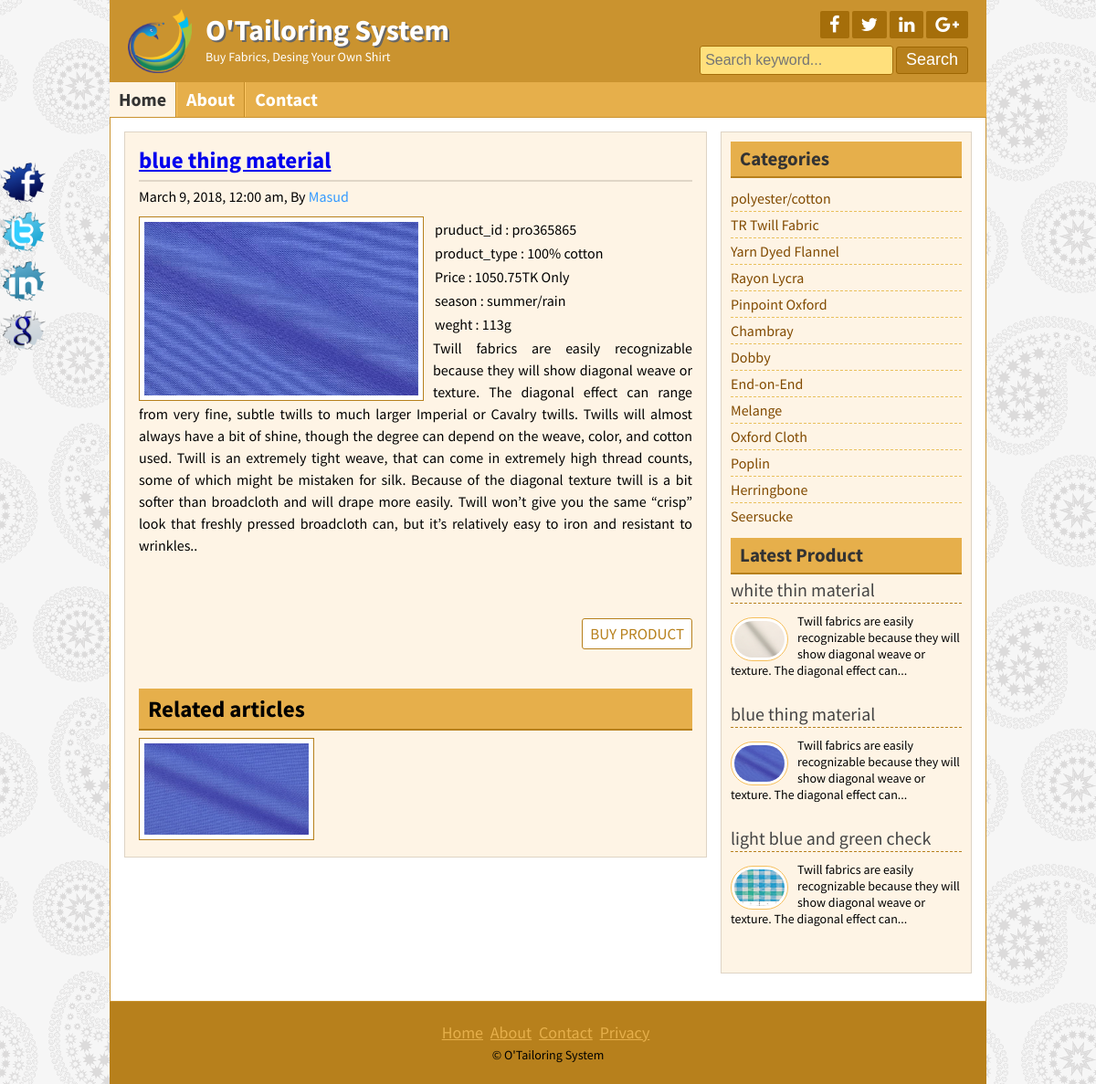
Page /post.php?product_id=pro365865 on the committed database.
### tables this page shows
CREATE TABLE `product` (
  `product_id` varchar(50) NOT NULL,
  `product_typeid` varchar(50) NOT NULL,
  `title` varchar(255) NOT NULL,
  `price` float NOT NULL,
  `body` text NOT NULL,
  `image` varchar(255) NOT NULL,
  `author` varchar(50) NOT NULL,
  `tags` varchar(255) NOT NULL,
  `date` date NOT NULL,
  `Season` varchar(50) NOT NULL,
  `weight` int(11) NOT NULL
);

CREATE TABLE `product_type` (
  `product_typeid` varchar(50) NOT NULL,
  `cid` int(11) NOT NULL,
  `product_type` varchar(100) NOT NULL
);

CREATE TABLE `catagory` (
  `catid` int(11) NOT NULL,
  `name` varchar(50) NOT NULL
);

### lib/Database.php (called while the page is built, shortened)
<?php
Class Database{
	public $host   = DB_HOST;
	public $user   = DB_USER;
	public $pass   = DB_PASS;
	public $dbname = DB_NAME;
	public $link;
	private function connectDB(){
	$this->link = new mysqli($this->host, $this->user, $this->pass, $this->dbname);
 }
	public function select($query){
		$result = $this->link->query($query) or die($this->link->error.__LINE__);
		if($result->num_rows > 0){
			return $result;
		} else {
			return false;
		}
	}
}

### helpers/format.php (called while the page is built, shortened)
<?php
class format{
    public function formatDate($date)
    {
      return date('F j, Y, g:i a', strtotime($date));
    }
     public function textShorten($text, $limit = 400)
    {
      $text = $text." ";
      $text =  substr($text, 0, $limit);
      $text = substr($text, 0, strrpos($text, ' '));
      $text = $text."...";
      return $text;
    }
}
 ?>

### post.php (the view)
<?php include "inc/header.php";?>
<?php
	if (!isset($_GET['product_id']) || $_GET['product_id'] == NULL)  {
		header("Location:404.php");
	}else{
		$product_id= $_GET['product_id'];
	}
 ?>
	<div class="contentsection contemplete clear">
		<div class="maincontent clear">
			<div class="about">
				<?php
						$query= "SELECT product.*, product_type.product_type, name
									FROM product, product_type, catagory
									WHERE product.product_typeid=product_type.product_typeid
									and product_type.cid=catagory.catid
									and product_id= '$product_id'";
						$post= $db->select($query);
						if ($post) {
							while ($result= $post->fetch_assoc()) {
					?>
				<h2><a href="post.php?product_id=<?php echo $result['product_id']; ?>"><?php echo $result['title']; ?></a></h2>
				<h4><?php echo $fm->formatDate($result['date']); ?>, By <a href="#"><?php echo $result['author']; ?></a></h4>
				<img src="admin/<?php echo $result['image']; ?>" alt="post image"/>
				 <table class="table-bordered">
					<tr>
						<td> <?php echo "pruduct_id  : ".$result['product_id'] ?></td></tr>
						<tr><td> <?php echo "product_type : ".$result['product_type'] ?></td></tr>
						<tr><td> <?php echo "Price : ".$result['price'].'TK Only' ?></td></tr>
						<tr><td> <?php echo "season : ".$result['Season'] ?></td></tr>
						<tr><td> <?php echo "weght : ".$result['weight']."g" ?></td></tr>
				</table>
				<?php echo $result['body'] ?> <br> <br> <br>
				<div class="readmore clear">
					<a href="contact.php?product_id=<?php echo $result['product_id']; ?>">BUY PRODUCT</a>
				</div> <br> <br> <br>
				<?php
				$product_typeid= $result['product_typeid'];
				?>
				<?php } ?>
				<div class="relatedpost clear">
					<h2>Related articles</h2>
					<?php
						$queryrelated= "select * from product where product_typeid = '$product_typeid' order by product_id desc";
						$relatedpost= $db->select($queryrelated);
						if ($relatedpost) {
							while ($rresult= $relatedpost->fetch_assoc()) {
					?>
					<a href="post.php?product_id=<?php echo $rresult['product_id']; ?>"><img src="admin/<?php echo $rresult['image']; ?>" alt="post image"/></a>
					<?php } }  else {
						echo 'No Related Post Available';
					}
					?>
				</div>
				<?php }  else { header("Location:404.php");  } ?>
	</div>
		</div>
<?php include "inc/sidebar.php";?>
	</div>
<?php include "inc/footer.php";?>

### inc/sidebar.php
<div class="sidebar clear">
	<div class="samesidebar clear">
		<h2>Categories</h2>
		<ul>
		<?php
			$query= "select * from catagory";
			$post= $db->select($query);
			if ($post) {
				while ($result= $post->fetch_assoc()) {
				?>
				<li><a href="posts.php?catid=<?php echo $result['catid'] ;?>"><?php echo $result['name']; ?></a></li>
				<?php } } ?>
			</ul>
	</div>
	<div class="samesidebar clear">
		<marquee><h2>Latest Product</h2></marquee>
			<?php
				$query= "select * from product limit 3";
				$post= $db->select($query);
				if ($post) {
					while ($result= $post->fetch_assoc()) {
					 ?>
			<div class="popular clear">
				<h3><a href="post.php?product_id=<?php echo $result['product_id'] ?>"><?php echo $result['title'];?></a></h3>
				<a href="post.php?product_id=<?php echo $result['product_id'] ?>"><img src="admin/<?php echo $result['image']; ?>" alt="post image"/></a>
				<p><?php echo $fm->textShorten($result['body'],120); ?></p>
			</div>
			<?php } } else { header("Location:404.php");  } ?>
	</div>
</div>

### style.css (style rules this page uses)
* { margin:0;padding:0;outline:0 }
body { font-family: 'Source Sans Pro', sans-serif;font-size:14px;line-height:18px;color:#000;background:url(images/bg.png)repeat fixed 0 0 #fff; }
.contemplete { margin: 0 auto; width: 928px; }
.clear { overflow:hidden; }
.contentsection { background: #ffffff none repeat scroll 0 0; border: 1px solid #ca932f; padding: 15px; }
.maincontent { background: #fef4e5 none repeat scroll 0 0; border: 1px solid #ded4c5; float: left; margin: 0 15px 15px 0; padding: 8px 15px; width: 606px; }
.about { font-size: 16px; line-height: 24px; text-align: justify; }
.about img { background: #fff none repeat scroll 0 0; border: 1px solid #b7801c; float: left; height: 190px; margin-right: 10px; padding: 5px; width: 300px; }
.about p { font-size: 16px; line-height: 24px; margin-bottom: 10px; text-align: justify; }
.relatedpost h2 { background: #e6af4b none repeat scroll 0 0; border-bottom: 2px solid #b7801c !important; color: #000 !important; margin-bottom: 8px !important; margin-top: 15px; padding-left: 10px !important; }
.relatedpost img { height: 100px; margin-bottom: 10px; width: 180px; }
.samepost h2, .about h2 { border-bottom: 2px solid #e0d6c7; color: #ac7511; font-size: 25px; margin-bottom: 4px; padding: 10px 10px 10px 0; }
.samepost h4,.about h4 { font-weight: normal; margin-bottom: 10px; margin-top: 0; }
.samepost h4 a, .about h4 a { text-decoration:none;color:#3399FF; }
.readmore { float: right; margin-top: 10px; }
.readmore a { background: #fff none repeat scroll 0 0; border: 1px solid #b7801c; border-radius: 3px; color: #b7801c; display: block; font-size: 17px; padding: 4px 8px; text-decoration: none; }
.sidebar { background: #fef4e5 none repeat scroll 0 0; border: 1px solid #ded4c5; float: right; margin-bottom: 15px; margin-top: 0; padding: 10px; width: 253px; }
.samesidebar { margin-bottom: 10px; }
.samesidebar h2 { background: #e6af4b none repeat scroll 0 0; border-bottom: 2px solid #b7801c; color: #333; margin-bottom: 8px; padding: 10px; }
.samesidebar ul { padding:0;margin:0;list-style:none; }
.samesidebar ul li { border-bottom: 1px dashed #e9c05c; font-size: 16px; padding: 5px 8px 5px 0; }
.samesidebar ul li:last-child { border-bottom: 0px dashed #e9c05c; }
.samesidebar ul li a { color: #814a00; text-decoration: none; }
.samesidebar p { margin-bottom: 10px; }
.popular { margin-bottom: 20px; }
.popular h3 { border-bottom: 1px dashed #b7801c; font-size: 20px; font-weight: normal; margin-bottom: 10px; padding-bottom: 5px; }
.popular h3 a { text-decoration:none;color:#444 }
.popular img { background: #fff none repeat scroll 0 0; border: 1px solid #f6bf5b; border-radius: 30px; float: left; height: 40px; margin-right: 10px; margin-top: 5px; padding: 3px; width: 55px; }

### rows in the picture
product: title "blue thing material", date "March 9, 2018, 12:00 am", author "Masud", image (picture), product_id "pro365865", product_typeid.product_type "100% cotton", price "1050.75", Season "summer/rain", weight "113", body "Twill fabrics are easily recognizable because they will show diagonal weave or texture. The diagonal effect can range from very fine, subtle twills to much larger Imperial or Cavalry twills. Twills will almost always have a bit of shine, though the degree can depend on the weave, color, and cotton used. Twill is an extremely tight weave, that can come in extremely high thread counts, some of which might be mistaken for silk. Because of the diagonal texture twill is a bit softer than broadcloth and will drape more easily. Twill won’t give you the same “crisp” look that freshly pressed broadcloth can, but it’s relatively easy to iron and resistant to wrinkles..", body "Twill fabrics are easily recognizable because they will show diagonal weave or texture. The diagonal effect can..."
catagory: name "polyester/cotton"
catagory: name "TR Twill Fabric"
catagory: name "Yarn Dyed Flannel"
catagory: name "Rayon Lycra"
catagory: name "Pinpoint Oxford"
catagory: name "Chambray"
catagory: name "Dobby"
catagory: name "End-on-End"
catagory: name "Melange"
catagory: name "Oxford Cloth"
catagory: name "Poplin"
catagory: name "Herringbone"
catagory: name "Seersucke"
product: title "white thin material", image (picture), body "Twill fabrics are easily recognizable because they will show diagonal weave or texture. The diagonal effect can..."
product: title "light blue and green check", image (picture), body "Twill fabrics are easily recognizable because they will show diagonal weave or texture. The diagonal effect can..."
